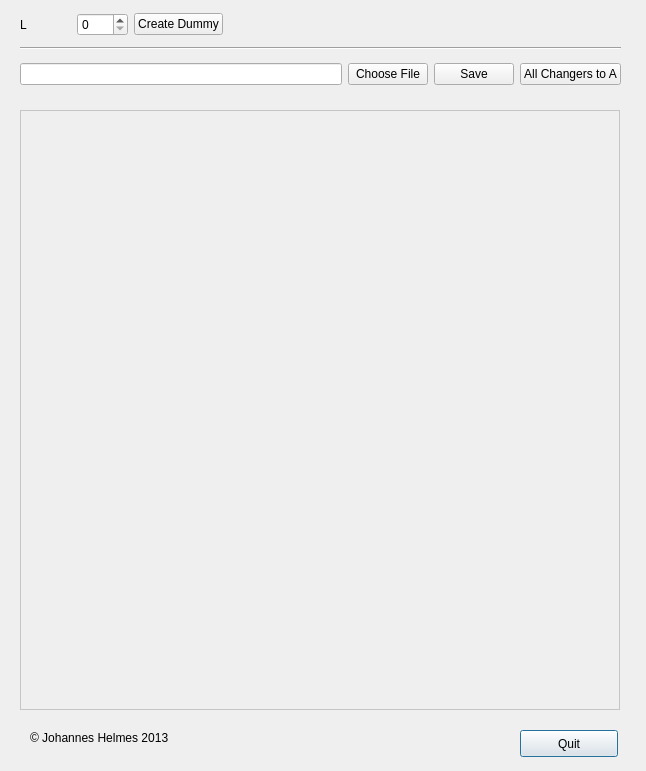
<?xml version="1.0" encoding="UTF-8"?>
<ui version="4.0">
 <class>Dialog</class>
 <widget class="QDialog" name="Dialog">
  <property name="geometry">
   <rect>
    <x>0</x>
    <y>0</y>
    <width>646</width>
    <height>771</height>
   </rect>
  </property>
  <property name="windowTitle">
   <string>Increment Maker</string>
  </property>
  <widget class="Line" name="line">
   <property name="geometry">
    <rect>
     <x>20</x>
     <y>40</y>
     <width>601</width>
     <height>16</height>
    </rect>
   </property>
   <property name="orientation">
    <enum>Qt::Horizontal</enum>
   </property>
  </widget>
  <widget class="QPushButton" name="Quit">
   <property name="geometry">
    <rect>
     <x>520</x>
     <y>730</y>
     <width>98</width>
     <height>27</height>
    </rect>
   </property>
   <property name="text">
    <string>Quit</string>
   </property>
  </widget>
  <widget class="QFrame" name="Frame">
   <property name="geometry">
    <rect>
     <x>20</x>
     <y>110</y>
     <width>600</width>
     <height>600</height>
    </rect>
   </property>
   <property name="palette">
    <palette>
     <active>
      <colorrole role="WindowText">
       <brush brushstyle="SolidPattern">
        <color alpha="255">
         <red>0</red>
         <green>0</green>
         <blue>0</blue>
        </color>
       </brush>
      </colorrole>
      <colorrole role="Button">
       <brush brushstyle="SolidPattern">
        <color alpha="255">
         <red>255</red>
         <green>255</green>
         <blue>255</blue>
        </color>
       </brush>
      </colorrole>
      <colorrole role="Light">
       <brush brushstyle="SolidPattern">
        <color alpha="255">
         <red>255</red>
         <green>255</green>
         <blue>255</blue>
        </color>
       </brush>
      </colorrole>
      <colorrole role="Midlight">
       <brush brushstyle="SolidPattern">
        <color alpha="255">
         <red>255</red>
         <green>255</green>
         <blue>255</blue>
        </color>
       </brush>
      </colorrole>
      <colorrole role="Dark">
       <brush brushstyle="SolidPattern">
        <color alpha="255">
         <red>127</red>
         <green>127</green>
         <blue>127</blue>
        </color>
       </brush>
      </colorrole>
      <colorrole role="Mid">
       <brush brushstyle="SolidPattern">
        <color alpha="255">
         <red>170</red>
         <green>170</green>
         <blue>170</blue>
        </color>
       </brush>
      </colorrole>
      <colorrole role="Text">
       <brush brushstyle="SolidPattern">
        <color alpha="255">
         <red>0</red>
         <green>0</green>
         <blue>0</blue>
        </color>
       </brush>
      </colorrole>
      <colorrole role="BrightText">
       <brush brushstyle="SolidPattern">
        <color alpha="255">
         <red>255</red>
         <green>255</green>
         <blue>255</blue>
        </color>
       </brush>
      </colorrole>
      <colorrole role="ButtonText">
       <brush brushstyle="SolidPattern">
        <color alpha="255">
         <red>0</red>
         <green>0</green>
         <blue>0</blue>
        </color>
       </brush>
      </colorrole>
      <colorrole role="Base">
       <brush brushstyle="SolidPattern">
        <color alpha="255">
         <red>255</red>
         <green>255</green>
         <blue>255</blue>
        </color>
       </brush>
      </colorrole>
      <colorrole role="Window">
       <brush brushstyle="SolidPattern">
        <color alpha="255">
         <red>255</red>
         <green>255</green>
         <blue>255</blue>
        </color>
       </brush>
      </colorrole>
      <colorrole role="Shadow">
       <brush brushstyle="SolidPattern">
        <color alpha="255">
         <red>0</red>
         <green>0</green>
         <blue>0</blue>
        </color>
       </brush>
      </colorrole>
      <colorrole role="AlternateBase">
       <brush brushstyle="SolidPattern">
        <color alpha="255">
         <red>255</red>
         <green>255</green>
         <blue>255</blue>
        </color>
       </brush>
      </colorrole>
      <colorrole role="ToolTipBase">
       <brush brushstyle="SolidPattern">
        <color alpha="255">
         <red>255</red>
         <green>255</green>
         <blue>220</blue>
        </color>
       </brush>
      </colorrole>
      <colorrole role="ToolTipText">
       <brush brushstyle="SolidPattern">
        <color alpha="255">
         <red>0</red>
         <green>0</green>
         <blue>0</blue>
        </color>
       </brush>
      </colorrole>
     </active>
     <inactive>
      <colorrole role="WindowText">
       <brush brushstyle="SolidPattern">
        <color alpha="255">
         <red>0</red>
         <green>0</green>
         <blue>0</blue>
        </color>
       </brush>
      </colorrole>
      <colorrole role="Button">
       <brush brushstyle="SolidPattern">
        <color alpha="255">
         <red>255</red>
         <green>255</green>
         <blue>255</blue>
        </color>
       </brush>
      </colorrole>
      <colorrole role="Light">
       <brush brushstyle="SolidPattern">
        <color alpha="255">
         <red>255</red>
         <green>255</green>
         <blue>255</blue>
        </color>
       </brush>
      </colorrole>
      <colorrole role="Midlight">
       <brush brushstyle="SolidPattern">
        <color alpha="255">
         <red>255</red>
         <green>255</green>
         <blue>255</blue>
        </color>
       </brush>
      </colorrole>
      <colorrole role="Dark">
       <brush brushstyle="SolidPattern">
        <color alpha="255">
         <red>127</red>
         <green>127</green>
         <blue>127</blue>
        </color>
       </brush>
      </colorrole>
      <colorrole role="Mid">
       <brush brushstyle="SolidPattern">
        <color alpha="255">
         <red>170</red>
         <green>170</green>
         <blue>170</blue>
        </color>
       </brush>
      </colorrole>
      <colorrole role="Text">
       <brush brushstyle="SolidPattern">
        <color alpha="255">
         <red>0</red>
         <green>0</green>
         <blue>0</blue>
        </color>
       </brush>
      </colorrole>
      <colorrole role="BrightText">
       <brush brushstyle="SolidPattern">
        <color alpha="255">
         <red>255</red>
         <green>255</green>
         <blue>255</blue>
        </color>
       </brush>
      </colorrole>
      <colorrole role="ButtonText">
       <brush brushstyle="SolidPattern">
        <color alpha="255">
         <red>0</red>
         <green>0</green>
         <blue>0</blue>
        </color>
       </brush>
      </colorrole>
      <colorrole role="Base">
       <brush brushstyle="SolidPattern">
        <color alpha="255">
         <red>255</red>
         <green>255</green>
         <blue>255</blue>
        </color>
       </brush>
      </colorrole>
      <colorrole role="Window">
       <brush brushstyle="SolidPattern">
        <color alpha="255">
         <red>255</red>
         <green>255</green>
         <blue>255</blue>
        </color>
       </brush>
      </colorrole>
      <colorrole role="Shadow">
       <brush brushstyle="SolidPattern">
        <color alpha="255">
         <red>0</red>
         <green>0</green>
         <blue>0</blue>
        </color>
       </brush>
      </colorrole>
      <colorrole role="AlternateBase">
       <brush brushstyle="SolidPattern">
        <color alpha="255">
         <red>255</red>
         <green>255</green>
         <blue>255</blue>
        </color>
       </brush>
      </colorrole>
      <colorrole role="ToolTipBase">
       <brush brushstyle="SolidPattern">
        <color alpha="255">
         <red>255</red>
         <green>255</green>
         <blue>220</blue>
        </color>
       </brush>
      </colorrole>
      <colorrole role="ToolTipText">
       <brush brushstyle="SolidPattern">
        <color alpha="255">
         <red>0</red>
         <green>0</green>
         <blue>0</blue>
        </color>
       </brush>
      </colorrole>
     </inactive>
     <disabled>
      <colorrole role="WindowText">
       <brush brushstyle="SolidPattern">
        <color alpha="255">
         <red>127</red>
         <green>127</green>
         <blue>127</blue>
        </color>
       </brush>
      </colorrole>
      <colorrole role="Button">
       <brush brushstyle="SolidPattern">
        <color alpha="255">
         <red>255</red>
         <green>255</green>
         <blue>255</blue>
        </color>
       </brush>
      </colorrole>
      <colorrole role="Light">
       <brush brushstyle="SolidPattern">
        <color alpha="255">
         <red>255</red>
         <green>255</green>
         <blue>255</blue>
        </color>
       </brush>
      </colorrole>
      <colorrole role="Midlight">
       <brush brushstyle="SolidPattern">
        <color alpha="255">
         <red>255</red>
         <green>255</green>
         <blue>255</blue>
        </color>
       </brush>
      </colorrole>
      <colorrole role="Dark">
       <brush brushstyle="SolidPattern">
        <color alpha="255">
         <red>127</red>
         <green>127</green>
         <blue>127</blue>
        </color>
       </brush>
      </colorrole>
      <colorrole role="Mid">
       <brush brushstyle="SolidPattern">
        <color alpha="255">
         <red>170</red>
         <green>170</green>
         <blue>170</blue>
        </color>
       </brush>
      </colorrole>
      <colorrole role="Text">
       <brush brushstyle="SolidPattern">
        <color alpha="255">
         <red>127</red>
         <green>127</green>
         <blue>127</blue>
        </color>
       </brush>
      </colorrole>
      <colorrole role="BrightText">
       <brush brushstyle="SolidPattern">
        <color alpha="255">
         <red>255</red>
         <green>255</green>
         <blue>255</blue>
        </color>
       </brush>
      </colorrole>
      <colorrole role="ButtonText">
       <brush brushstyle="SolidPattern">
        <color alpha="255">
         <red>127</red>
         <green>127</green>
         <blue>127</blue>
        </color>
       </brush>
      </colorrole>
      <colorrole role="Base">
       <brush brushstyle="SolidPattern">
        <color alpha="255">
         <red>255</red>
         <green>255</green>
         <blue>255</blue>
        </color>
       </brush>
      </colorrole>
      <colorrole role="Window">
       <brush brushstyle="SolidPattern">
        <color alpha="255">
         <red>255</red>
         <green>255</green>
         <blue>255</blue>
        </color>
       </brush>
      </colorrole>
      <colorrole role="Shadow">
       <brush brushstyle="SolidPattern">
        <color alpha="255">
         <red>0</red>
         <green>0</green>
         <blue>0</blue>
        </color>
       </brush>
      </colorrole>
      <colorrole role="AlternateBase">
       <brush brushstyle="SolidPattern">
        <color alpha="255">
         <red>255</red>
         <green>255</green>
         <blue>255</blue>
        </color>
       </brush>
      </colorrole>
      <colorrole role="ToolTipBase">
       <brush brushstyle="SolidPattern">
        <color alpha="255">
         <red>255</red>
         <green>255</green>
         <blue>220</blue>
        </color>
       </brush>
      </colorrole>
      <colorrole role="ToolTipText">
       <brush brushstyle="SolidPattern">
        <color alpha="255">
         <red>0</red>
         <green>0</green>
         <blue>0</blue>
        </color>
       </brush>
      </colorrole>
     </disabled>
    </palette>
   </property>
   <property name="frameShape">
    <enum>QFrame::StyledPanel</enum>
   </property>
   <property name="frameShadow">
    <enum>QFrame::Raised</enum>
   </property>
   <property name="lineWidth">
    <number>2</number>
   </property>
  </widget>
  <widget class="QLabel" name="label_2">
   <property name="geometry">
    <rect>
     <x>30</x>
     <y>730</y>
     <width>251</width>
     <height>17</height>
    </rect>
   </property>
   <property name="text">
    <string>&lt;html&gt;&lt;head/&gt;&lt;body&gt;&lt;p&gt;© Johannes Helmes 2013&lt;/p&gt;&lt;/body&gt;&lt;/html&gt;</string>
   </property>
  </widget>
  <widget class="QWidget" name="">
   <property name="geometry">
    <rect>
     <x>20</x>
     <y>10</y>
     <width>203</width>
     <height>29</height>
    </rect>
   </property>
   <layout class="QHBoxLayout" name="horizontalLayout">
    <item>
     <widget class="QLabel" name="label">
      <property name="text">
       <string>L</string>
      </property>
     </widget>
    </item>
    <item>
     <widget class="QSpinBox" name="LValue"/>
    </item>
    <item>
     <widget class="QPushButton" name="Create">
      <property name="text">
       <string>Create Dummy</string>
      </property>
     </widget>
    </item>
   </layout>
  </widget>
  <widget class="QWidget" name="">
   <property name="geometry">
    <rect>
     <x>20</x>
     <y>60</y>
     <width>601</width>
     <height>29</height>
    </rect>
   </property>
   <layout class="QHBoxLayout" name="horizontalLayout_2">
    <item>
     <widget class="QLineEdit" name="Filename"/>
    </item>
    <item>
     <widget class="QPushButton" name="Choose">
      <property name="text">
       <string>Choose File</string>
      </property>
     </widget>
    </item>
    <item>
     <widget class="QPushButton" name="Save">
      <property name="text">
       <string>Save</string>
      </property>
     </widget>
    </item>
    <item>
     <widget class="QPushButton" name="Change21">
      <property name="text">
       <string>All Changers to A</string>
      </property>
     </widget>
    </item>
   </layout>
  </widget>
 </widget>
 <resources/>
 <connections/>
</ui>
